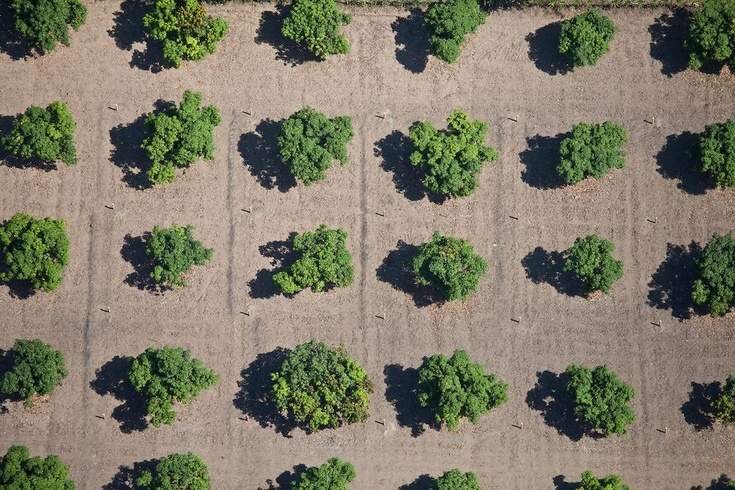
#> input picture content/input/aerial-trees.jpg, 735 x 490 px, shrunk from 1000 x 667 before the run
$ jupyter execute --allow-errors 9_object_targeting.ipynb   (shell and % lines are left out)
#> lines starting #> are read from the running program, lines starting #| are printed output that depends on the picture; after the words box and inside, x2 and y2 are one past the last pixel; in counts of white or black regions, pixels touching at a corner belong together
### content/plant_search/load_image.py
import matplotlib.pyplot as plt
import rasterio
import cv2
import os

# Load an image (GeoTIFF or standard formats)
def load_image(file_path):
#> called with file_path = '../input/aerial-trees.jpg'
    try:
        if not os.path.exists(file_path):
            print(f"File not found: {file_path}")
        if file_path.endswith('.tif'):
            # Use rasterio for GeoTIFFs
            with rasterio.open(file_path) as src:
                print(f"Image CRS - {src.crs}")
                image = src.read([b for b in range(1, src.count + 1)]).transpose(1, 2, 0) # RGB(A)
                return image, src.transform, src.bounds
        else:
            # Use OpenCV or PIL for standard formats
            image = cv2.cvtColor(cv2.imread(file_path), cv2.COLOR_BGR2RGB)
            return image, None, None
    except Exception as e:
        print(f"Error loading image: {e}")
        return None, None, None

# Visualize the image
def plot_image(image, title="Image"):
    plt.figure(figsize=(10, 8))
    plt.imshow(image)
    plt.title(title)
    # plt.axis('off')
    plt.show()

# Visualize the image in geographic context
# [18 lines left out: function plot_geotiff, not called in this run]

### content/notebooks/9_object_targeting.ipynb
[cell 1]
# For website deployed environment

[cell 2]
import numpy as np
import matplotlib.pyplot as plt
import sys
from pathlib import Path
from ipywidgets import interact, IntSlider

# Add the parent directory to the Python path
sys.path.append(str(Path.cwd().parent))

[cell 3]
from plant_search.load_image import load_image, plot_image

# file_path = '../input/ESPG-4326-orthophoto.tif'
# file_path = '../input/MADRID_RGB.tif'
file_path = '../input/aerial-trees.jpg'

original_image  = load_image(file_path)
#> (the rest of this cell did not finish here and is left out)

[cell 4]
from skimage.io import imread
import matplotlib.pyplot as plt

# Load binary mask from PNG
mask_path = '../outputs/binary_mask.png'

binary_mask = imread(mask_path) > 0  # Convert back to binary (True/False)
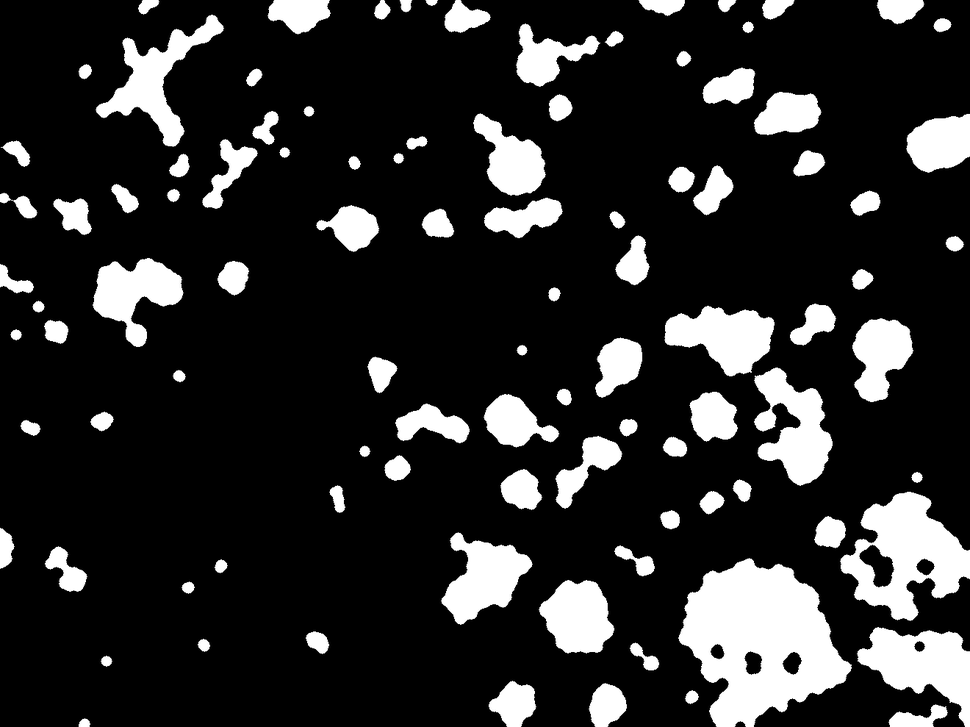
#> input picture content/outputs/binary_mask.png, 970 x 727 px, shrunk from 1320 x 989 before the run
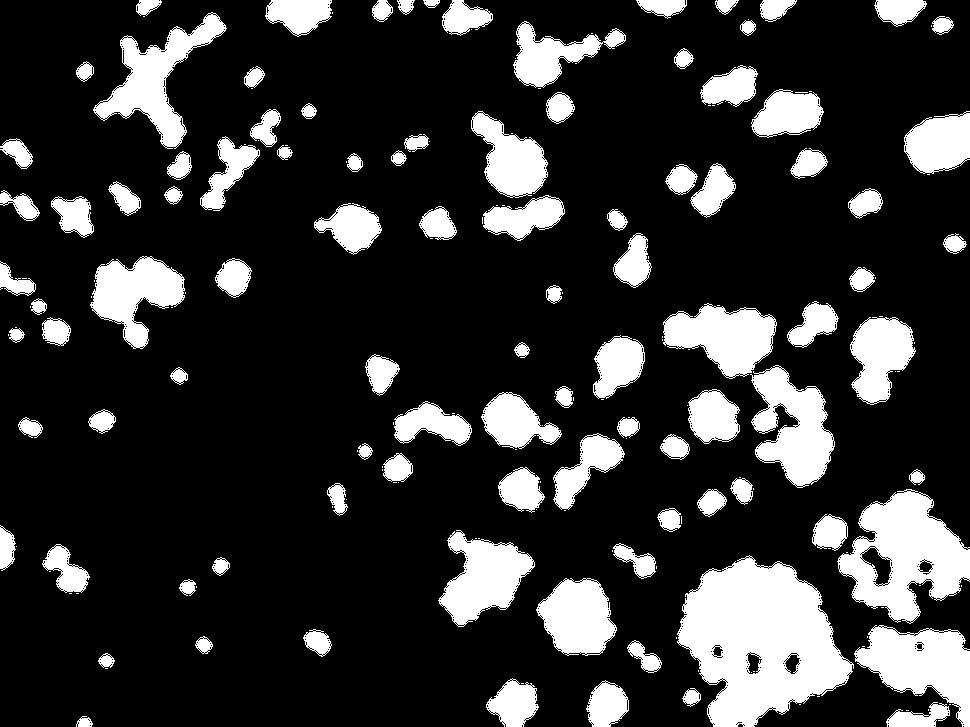
#> binary_mask: shape (727, 970) bool; 19.9% white; 195 white regions (97 under 20 px), largest, box (x1, y1, x2, y2) and area: (677, 555, 854, 727) 18994, (837, 489, 970, 624) 9814, (854, 625, 970, 727) 6427

# Verify the shape and values
print(f"Binary mask loaded with shape: {binary_mask.shape}")
#| Binary mask loaded with shape: (727, 970)
print(f"Unique values in mask: {np.unique(binary_mask)}")
#| Unique values in mask: [False  True]

# Visualize the binary mask
plt.imshow(binary_mask, cmap="gray")
plt.title("Loaded Binary Mask")
plt.axis("off")
plt.show()

[cell 5]
from skimage.measure import label, regionprops
from skimage.morphology import closing, disk

# Step 1: Preprocess the binary mask
selem = disk(3)  # Structuring element
cleaned_mask = closing(binary_mask, selem)  # Fill small gaps
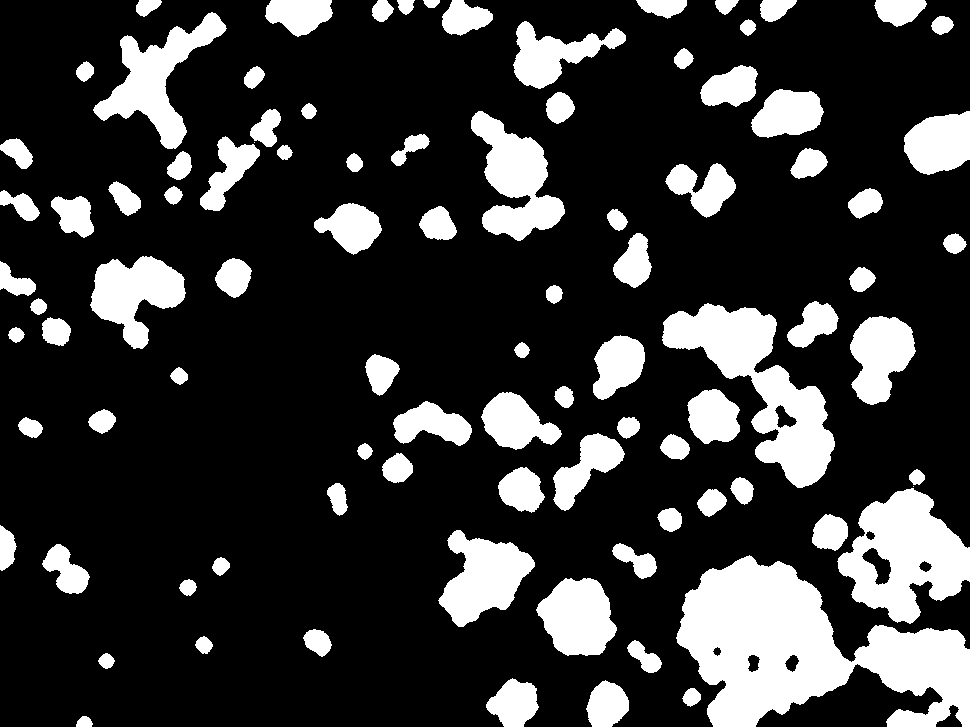
#> cleaned_mask: shape (727, 970) bool; 21.3% white; 94 white regions (2 under 20 px)

# Step 2: Label connected components
labeled_mask = label(cleaned_mask)
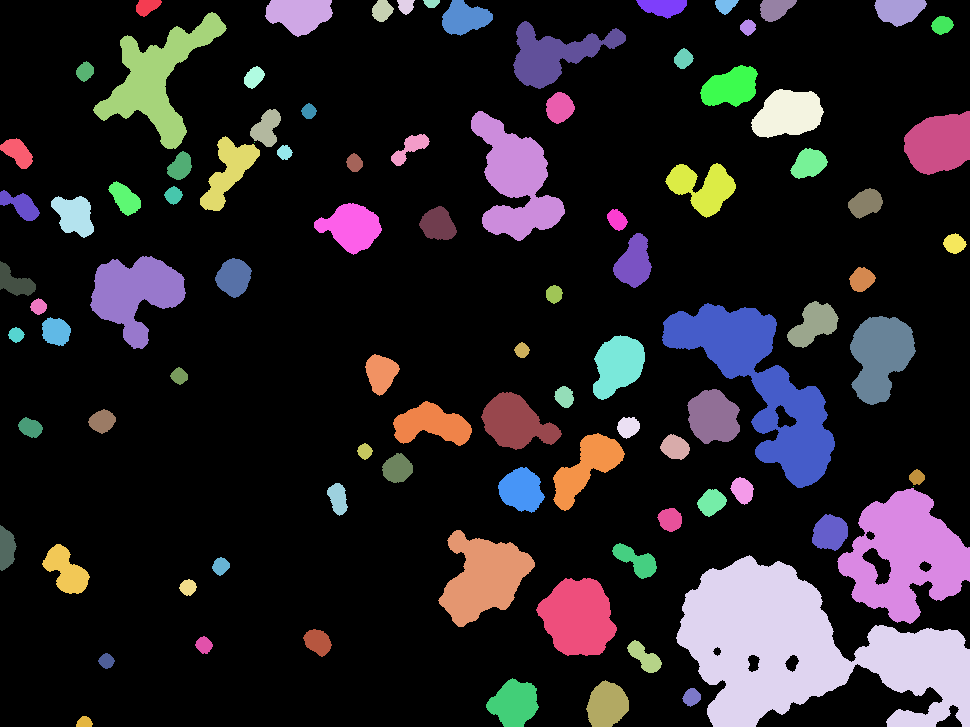
#> labeled_mask: shape (727, 970) int32; 95 distinct labels, from 0 to 94; one colour per label, 0 black
regions = regionprops(labeled_mask)
#> regions = 94 regions; largest, box (x1, y1, x2, y2) and area: (676, 555, 970, 727) 27436, (662, 303, 835, 488) 11840, (837, 488, 970, 624) 10396, (93, 12, 227, 149) 6226, (471, 111, 565, 241) 6200

# Step 3: Extract centroids and bounding boxes
centroids = []
bounding_boxes = []

for region in regions:
    # Centroid
    centroid = region.centroid  # (row, col)
    centroids.append((round(centroid[1], 2), round(centroid[0], 2)))  # Format x, y to 2 decimal places

    # Bounding box
    min_row, min_col, max_row, max_col = region.bbox
    bounding_boxes.append(((min_col, min_row), (max_col, max_row)))
#> this loop made 94 passes
#> (centroid, min_row, min_col, max_row, max_col) on passes 1 to 12: ((6.3, 146.8), 0, 136, 17, 162), ((14.03, 298.8), 0, 265, 37, 333), ((10.23, 381.7), 0, 372, 22, 394), ((5.72, 405.4), 0, 397, 15, 415), ((2.91, 431.2), 0, 423, 8, 440), ((17.77, 464.4), 0, 442, 36, 493), ((6.59, 662.6), 0, 636, 19, 687), ((5.26, 725.2), 0, 715, 15, 739), ((8.55, 774.9), 0, 760, 22, 797), ((10.23, 898.7), 0, 874, 27, 927), ((78.59, 156.8), 12, 93, 149, 227), ((24.7, 941.8), 16, 931, 35, 954)
#> (min_row, min_col, max_row, max_col) on pass 28: (142, 254, 143, 255)
#> after the loop, bounding_boxes = 94 items; centroids = 94 pairs, first value 6.23 to 954.1, second value 2.91 to 721.8


# Step 4: Visualize results on binary mask
fig, ax = plt.subplots(figsize=(10, 10))
ax.imshow(cleaned_mask, cmap="gray", alpha=0.5)
for bbox, centroid in zip(bounding_boxes, centroids):
    (min_col, min_row), (max_col, max_row) = bbox # Draw bounding box
    ax.add_patch(plt.Rectangle((min_col, min_row), max_col - min_col, max_row - min_row,
                                edgecolor="red", fill=False, linewidth=1))
    ax.plot(centroid[0], centroid[1], "ro")  # Plot centroid
#> this loop made 94 passes
#> (centroid, min_col, min_row, max_col, max_row) on passes 1 to 12: ((146.8, 6.3), 136, 0, 162, 17), ((298.8, 14.03), 265, 0, 333, 37), ((381.7, 10.23), 372, 0, 394, 22), ((405.4, 5.72), 397, 0, 415, 15), ((431.1, 2.91), 423, 0, 440, 8), ((464.4, 17.77), 442, 0, 493, 36), ((662.6, 6.59), 636, 0, 687, 19), ((725.2, 5.26), 715, 0, 739, 15), ((774.9, 8.55), 760, 0, 797, 22), ((898.7, 10.23), 874, 0, 927, 27), ((156.8, 78.59), 93, 12, 227, 149), ((941.8, 24.7), 931, 16, 954, 35)
#> (min_col, min_row, max_col, max_row) on pass 28: (254, 142, 255, 143)
ax.set_title("Bounding Boxes and Centroids (Binary Mask)")
ax.axis("off")

# Step 5: Visualize results on original image
fig, ax = plt.subplots(figsize=(10, 10))
#> (the rest of this cell did not finish here and is left out)

## Post-Processing

### Size and Shape Analysis

[cell 6]
# Analyze size and shape
region_sizes = [region.area for region in regions]
#> region_sizes = 94 values, max 27436 at index 82, min 1 at index 27, mean 1597.4
aspect_ratios = [(region.bbox[3] - region.bbox[1]) / (region.bbox[2] - region.bbox[0]) for region in regions]
#> aspect_ratios = 94 values, max 2.68 at index 6, min 0.37 at index 78, mean 1.11

# Plot histogram of region sizes
plt.figure(figsize=(8, 6))
plt.hist(region_sizes, bins=20, color="blue", alpha=0.7)
plt.title("Region Size Distribution")
plt.xlabel("Region Size (pixels)")
plt.ylabel("Frequency")
plt.show()
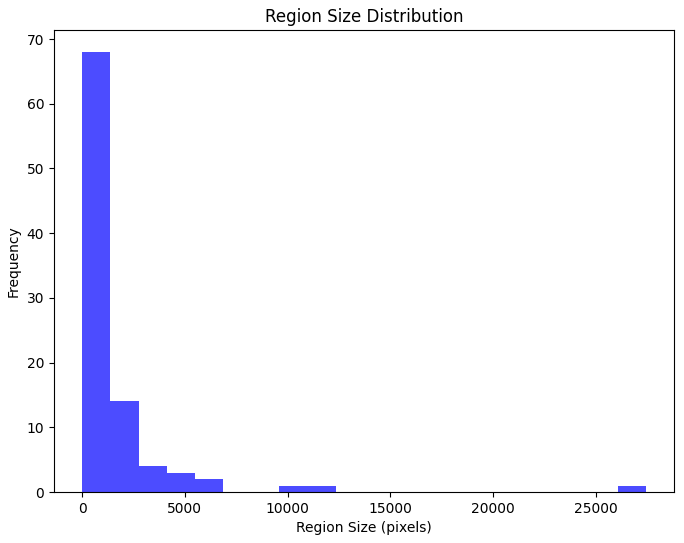
#> figure drawn by matplotlib, 1 panel; tallest bar 68 high, from x = 1 to 1372.8

### Filtering Regions

Filtering our target regions by total size.
- Size Filtering: Discard regions smaller or larger than certain thresholds.
- Aspect Ratio Filtering: Filter regions based on the shape (e.g., avoid very elongated or irregular shapes).
- Circularity/Compactness: Use the compactness or circularity of regions to identify potential plants.

[cell 7]
filtered_regions = []
min_size = 100  # Minimum number of pixels
max_size = 1000  # Maximum number of pixels

for region in regions:
    if min_size <= region.area <= max_size:
        filtered_regions.append(region)
#> this loop made 94 passes
#> after the loop, filtered_regions = 60 regions; largest, box (x1, y1, x2, y2) and area: (812, 514, 848, 551) 997, (365, 354, 400, 396) 937, (419, 206, 457, 240) 906, (790, 148, 828, 179) 787, (612, 543, 657, 579) 783

print(f"Number of regions after filtering: {len(filtered_regions)}")
#| Number of regions after filtering: 60

[cell 8]
from skimage.measure import label, regionprops
from skimage.morphology import closing, disk
from matplotlib.patches import Rectangle
from skimage.morphology import remove_small_objects, remove_small_holes

# Example binary mask (replace this with your loaded mask)
# binary_mask = np.random.choice([0, 1], size=(512, 512), p=[0.98, 0.02])  # Example mask
# original_image = np.random.random((512, 512, 3))  # Replace with your original RGB image

# Preprocess binary mask
selem = disk(3)  # Structuring element
cleaned_mask = closing(binary_mask, selem)  # Fill small gaps


# Remove small objects and holes
cleaned_mask = remove_small_objects(cleaned_mask, min_size=50)
#> cleaned_mask: shape (727, 970) bool; 21.3% white; 92 white regions, largest, box (x1, y1, x2, y2) and area: (676, 555, 970, 727) 27436, (662, 303, 835, 488) 11840, (837, 488, 970, 624) 10396
cleaned_mask = remove_small_holes(cleaned_mask, area_threshold=50)
#> cleaned_mask: shape (727, 970) bool; 21.3% white; 92 white regions

labeled_mask = label(cleaned_mask)
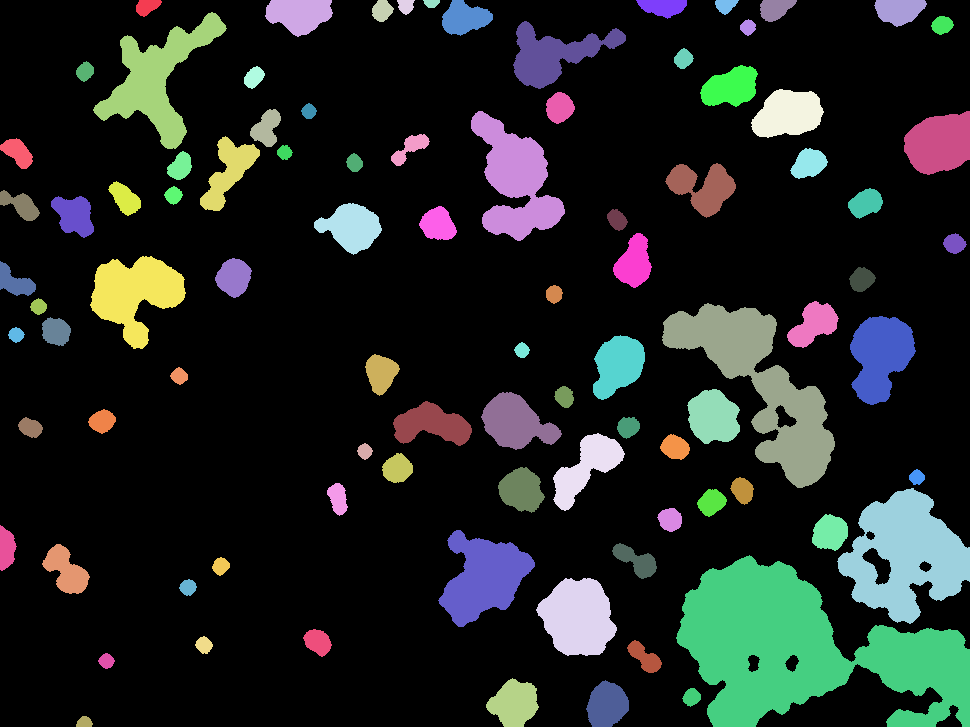
#> labeled_mask: shape (727, 970) int32; 93 distinct labels, from 0 to 92; one colour per label, 0 black
regions = regionprops(labeled_mask)
#> regions = 92 regions; largest, box (x1, y1, x2, y2) and area: (676, 555, 970, 727) 27482, (662, 303, 835, 488) 11840, (837, 488, 970, 624) 10396, (93, 12, 227, 149) 6226, (471, 111, 565, 241) 6200
largest_region = max(r.area for r in regions)
#> largest_region = 27482

# Interactive visualization function
def filter_regions(min_size, max_size):
    fig, ax = plt.subplots(figsize=(10, 10))
    ax.imshow(original_image, alpha=0.8)

    for region in regions:
        min_row, min_col, max_row, max_col = region.bbox
        centroid = region.centroid

        # Filter regions based on size
        if (min_size >= region.area) or (region.area > max_size):
            # Valid regions (green bounding box)
            ax.add_patch(Rectangle((min_col, min_row), max_col - min_col, max_row - min_row,
                                   edgecolor="red", fill=False, linewidth=2))
            ax.plot(centroid[1], centroid[0], "ro")  # Green centroid
        else:
            # Filtered-out regions (red bounding box)
            ax.add_patch(Rectangle((min_col, min_row), max_col - min_col, max_row - min_row,
                                   edgecolor="green", fill=False, linewidth=2))
            ax.plot(centroid[1], centroid[0], "go")  # Red centroid

    ax.set_title(f"Region Filtering: min_size={min_size}, max_size={max_size}")
    ax.axis("off")
    plt.show()


print(largest_region)
#| 27482.0
#> the sliders are set to min_size = 100, max_size = 13741.0

# Create interactive sliders for size thresholds
#> (the rest of this cell did not finish here and is left out)


## Exporting Results

[cell 9]
import pandas as pd

# Create a DataFrame with bounding box and centroid data
results = pd.DataFrame({
    "Min Row": [region.bbox[0] for region in regions],
    "Min Col": [region.bbox[1] for region in regions],
    "Max Row": [region.bbox[2] for region in regions],
    "Max Col": [region.bbox[3] for region in regions],
    "Centroid X": [round(region.centroid[1], 2) for region in regions],
    "Centroid Y": [round(region.centroid[0], 2) for region in regions],
    "Area": [region.area for region in regions]
})
#> results = table of 92 rows and 7 columns

# Save to CSV
results.to_csv("../outputs/plant_detection_results.csv", index=False)
print("Results saved to '../outputs/plant_detection_results.csv'.")
